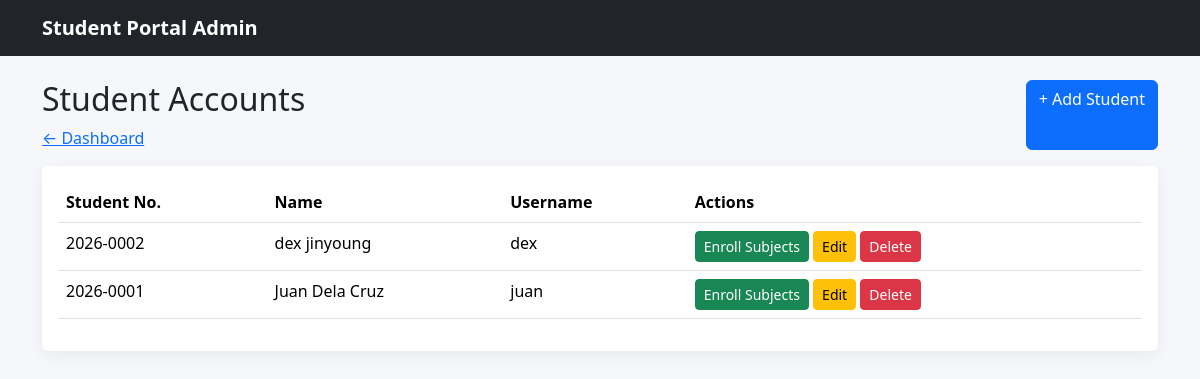
The app's page /admin/students/index.php (signed in) with its own data.
### tables this page shows
CREATE TABLE `users` (
  `id` int(11) NOT NULL,
  `student_no` varchar(30) DEFAULT NULL,
  `full_name` varchar(100) NOT NULL,
  `username` varchar(50) NOT NULL,
  `password` varchar(255) NOT NULL,
  `role` enum('admin','student') NOT NULL DEFAULT 'student'
);

### admin/students/index.php (the view, shortened to what this page needs)
<?php
    include "../../config/database.php";
    $sql = "SELECT * FROM users WHERE role = 'student' ORDER BY id DESC";
    $result = mysqli_query($conn, $sql);
?>
<!doctype html>
<html lang="en">
<head>
    <link
        href="../../assets/vendor/bootstrap/css/bootstrap.min.css"
        rel="stylesheet"
    >
    <link
        href="../../assets/css/style.css"
        rel="stylesheet"
    >
</head>
<body>
    <nav class="navbar navbar-dark bg-dark">
        <div class="container">
            <a
                class="navbar-brand"
                href="dashboard.html"
            >
                Student Portal Admin
            </a>
        </div>
    </nav>
    <div class="container py-4">
        <div class="d-flex justify-content-between mb-3">
            <div>
                <h2>Student Accounts</h2>
                <a href="../dashboard.php">
                    ← Dashboard
                </a>
            </div>
            <a
                class="btn btn-primary"
                href="create.php"
            >
                + Add Student
            </a>
        </div>
        <div class="card">
            <div class="card-body">
                <table class="table table-hover">
                    <thead>
                        <tr>
                            <th>Student No.</th>
                            <th>Name</th>
                            <th>Username</th>
                            <th>Actions</th>
                        </tr>
                    </thead>
                    <tbody>
                         <?php  while($rows = mysqli_fetch_assoc($result)) { ?>
                        <tr>
                            <td><?php echo htmlspecialchars($rows["student_no"]); ?></td>
                            <td>
                                <?php echo htmlspecialchars($rows["full_name"]); ?>
                            </td>
                            <td>
                                <?php echo htmlspecialchars($rows["username"]); ?>
                            </td>
                            <td>
                                <a
                                    class="btn btn-success btn-sm"
                                    href="enroll.html"
                                >
                                    Enroll Subjects
                                </a>
                                <a
                                    class="btn btn-warning btn-sm"
                                    href="student_form.html"
                                >
                                    Edit
                                </a>
                                <a
                                    class="btn btn-danger btn-sm"
                                    href="delete.php?id=<?php echo $rows['id'];?>"
                                   onclick="return confirm('Are you sure you want to delete this record?')"
                                >
                                    Delete
                                </a>
                            </td>
                        </tr>
                  <?php } ?>
                    </tbody>
                </table>
            </div>
        </div>
    </div>
</body>
</html>

### assets/css/style.css (style rules this page uses)
body { background: #f5f7fb; }
.navbar-brand { font-weight: 700; }
.card { border: 0; box-shadow: 0 0.25rem 1rem rgba(0,0,0,.06); }

### records on screen
users: student_no "2026-0002", full_name "dex jinyoung", username "dex"
users: student_no "2026-0001", full_name "Juan Dela Cruz", username "juan"
